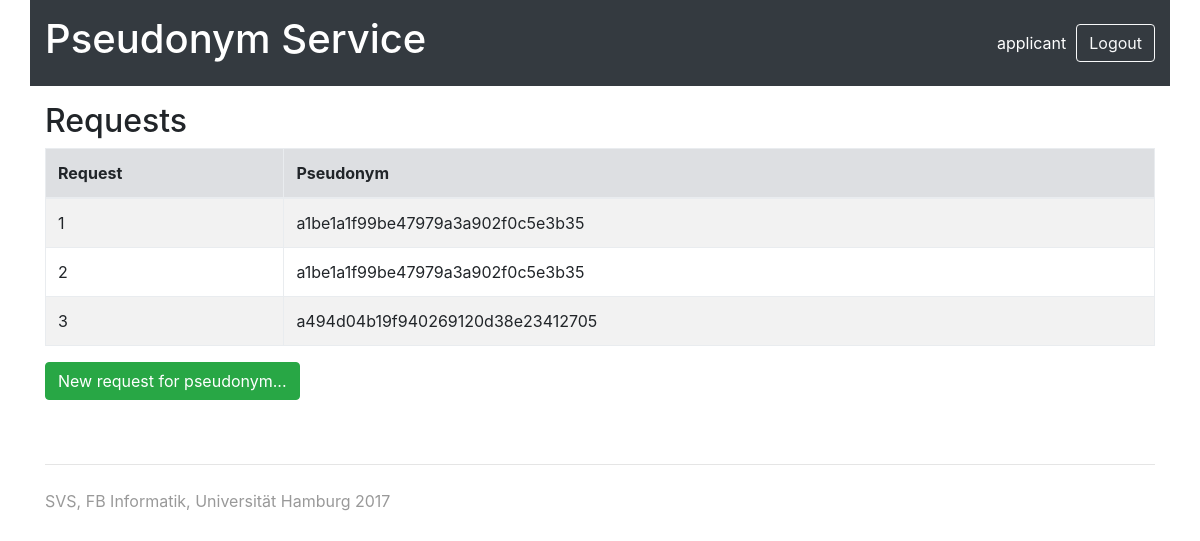
Before: /request/ (signed in) with the older database file.
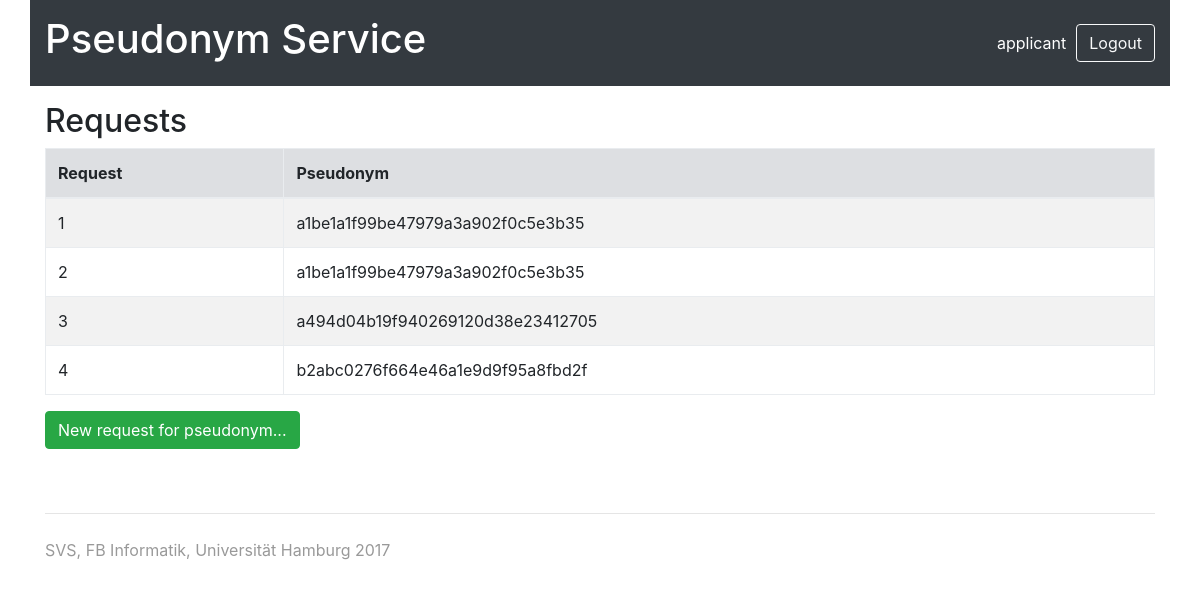
After: the same page with the newer database file.
### request/models.py (models this page shows)
class StoreEntryRequest(models.Model):
    applicant = models.ForeignKey(
        Applicant,
        on_delete=models.CASCADE
    )
    store_entry = models.ForeignKey(
        StoreEntry,
        on_delete=models.CASCADE
    )
    created = models.DateTimeField(
        auto_now_add=True,
        editable=False,
    )

### store/models.py (models this page shows, shortened)
class StoreEntry (models.Model):
    pseudonym = models.CharField(
        primary_key=True,
        max_length=256,
        editable=False,
    )
    content = models.TextField(
    ) # TODO: Maybe binary field
    search_token = models.TextField(
    )# TODO: Maybe binary field
    created = models.DateTimeField(
        auto_now_add=True,
        editable=False
    )
    usages = models.IntegerField(
        default=0,
    )
    last_access = models.DateTimeField(
        auto_now=True,
        editable=False,
    )

### request/views.py (the view)
# urls.py: url(r'^', DashboardView.as_view(), name='dashboard'),
class DashboardView(ApplicantRequiredMixin, ListView):
    model = StoreEntryRequest
    template_name = "request/dashboard.html"
    context_object_name = 'entry_requests'

### request/models.py (called while the page is built)
    @staticmethod
    def user_is_applicant(user: User) -> bool:
        try:
            applicant = user.applicant
        except (ObjectDoesNotExist, AttributeError):
            return False
        return True

### request/views.py (called while the page is built)
    def test_func(self):
        return Applicant.user_is_applicant(self.request.user)

### request/templates/request/dashboard.html
{% extends "base.html" %}
{% block content %}
    <h2>Requests</h2>
    <table class="table table-striped table-bordered">
        <thead>
            <tr class="table-secondary">
                <th>Request</th>
                <th>Pseudonym</th>
            </tr>
        </thead>
        <tbody>
            {% for request in entry_requests %}
            <tr>
                <td>{{ request.id }}</td>
                <td>{{ request.store_entry.pseudonym }}</td>
            </tr>
            {% endfor %}
        </tbody>
    </table>
    <a href="{% url 'request:find_pseudonym' %}"><button class="btn btn-success">New request for pseudonym...</button></a>
{% endblock %}

### global_templates/base.html (shortened to what this page needs)
{% load static %}
<!DOCTYPE html>
<html lang="en">
  <head>
    <link rel="stylesheet" type="text/css" href="{% static 'css/bootstrap.min.css' %}">
    <link rel="stylesheet" type="text/css" href="{% static 'css/open-iconic-bootstrap.min.css' %}">
    <link rel="stylesheet" type="text/css" href="{% static 'css/pseudo_service.css' %}">
  </head>
  <body>
    <div id="content" class="container">
        <div class="row bg-dark" style="padding-top: 15px; padding-bottom: 15px;">
            <div class="col">
                <a href="{% url 'index' %}">
                  <h1 style="color: #FFF;">
                  Pseudonym Service</h1>
                </a>
            </div>
            <div class="col flex-right">
                {% if user.is_authenticated %}
                    <span style="margin-right: 10px; color: #FFF;">{{ user.username }}</span>
                    <a class="btn btn-outline-light" href="{% url 'logout' %}">Logout</a>
                {% else %}
                    <a class="btn btn-outline-light" href="{% url 'login' %}">Login</a>
                {% endif %}
            </div>
        </div>
        <div class="row" style="padding-top: 16px; padding-bottom: 16px; ">
            <div class="col">
                {% block content %}{% endblock %}
            </div>
        </div>
        <div class="footer">
            <p>SVS, FB Informatik, Universität Hamburg 2017</p>
        </div>
    </div>
  </body>
</html>

### global_staticfiles/css/pseudo_service.css (style rules this page uses)
.flex-right { display: flex; justify-content: flex-end; align-items: center; }
.footer { padding-top: 1.5rem; color: #999; border-top: .05rem solid #e5e5e5; margin-top: 3rem; }

Changed rows visible on the page:
added StoreEntryRequest: id "4", store_entry.pseudonym "b2abc0276f664e46a1e9d9f95a8fbd2f"
